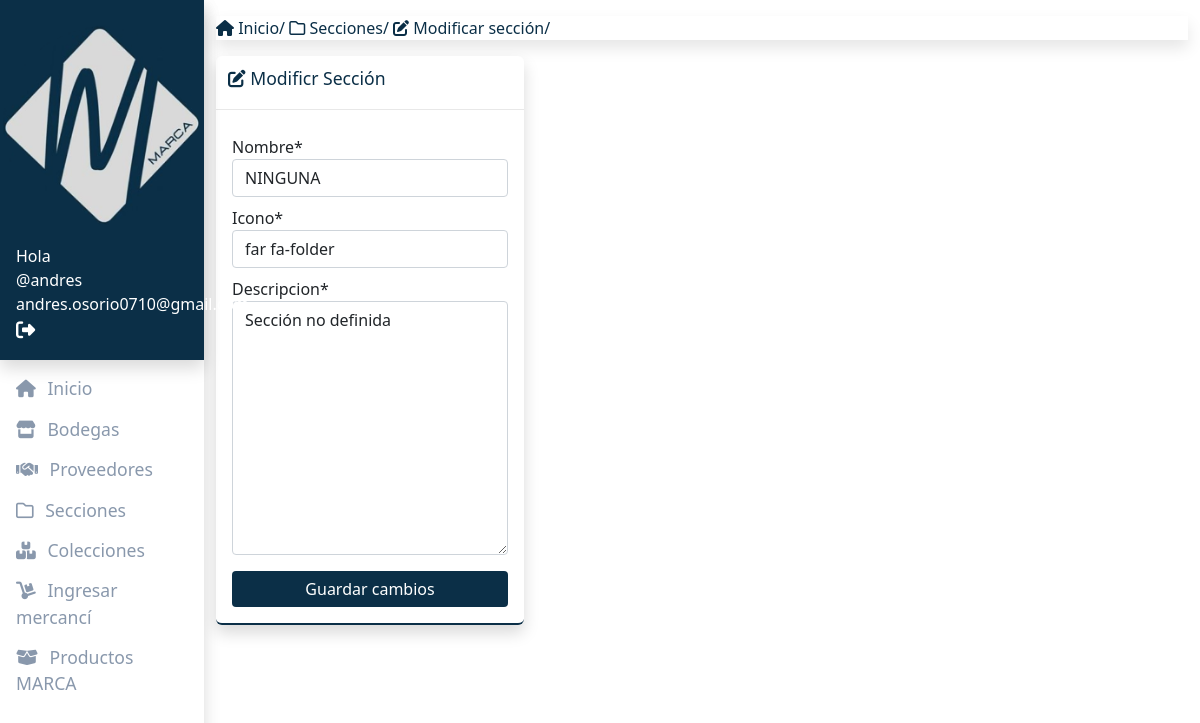
The app's page /marca/secciones/modificar/e31b896f553c4c33a1968b149d96cc8e/ (signed in) with its own data.
### seccion_app/models/seccion.py (models this page shows, shortened)
class Seccion(ParanoidModel):
    uuid = models.UUIDField(default=uuid4, editable=False, primary_key=True)
    nombre = models.CharField(max_length=50)
    icono = models.CharField(max_length=50, default='far fa-folder')
    descripcion = models.TextField()

### administracion_app/views/seccion.py (the view, shortened to what this page needs)
@permission_required('administracion_app.change_seccion')
def admin_seccion_modificar(request, uuid):
    seccion = get_object_or_404(Seccion, uuid=uuid)
    data = {'seccion': seccion, 'form': SeccionForm(instance=seccion)}
    return render(request, 'administracion_app/seccion/modificar.html', data)

### seccion_app/forms/seccion.py
class SeccionForm(forms.ModelForm):
    class Meta:
        model = Seccion
        fields = ["nombre", "icono", "descripcion"]

### administracion_app/templates/administracion_app/seccion/modificar.html (shortened to what this page needs)
{% extends 'administracion_app/seccion/base.html' %}
{% load crispy_forms_tags %}
{% block complemento_barra_superior %}
<a href="{% url 'admin_seccion_modificar' seccion.uuid %}">
    <i class="fas fa-edit"></i> Modificar sección/
</a>
{% endblock %}
{% block contenedor %}
<div class="row">
    <div class="col-md-4">
        <div class="panel shadow">
            <div class="header">
                <h2 class="title"><i class="fas fa-edit"></i> Modificr Sección</h2>
            </div>
            <div class="inside">
                <form method="POST">
                    {{ form | crispy }}
                    <div class="mtop16">
                        <div class="row">
                            <div class="col-md-12">
                                <button type="submit" class="btn btn-success"
                                    title="Modificar sección">Guardar cambios</button>
                            </div>
                        </div>
                    </div>
                </form>
            </div>
        </div>
    </div>
</div>
{% endblock %}

### administracion_app/templates/administracion_app/barra_lateral.html (shortened to what this page needs)
{% load static %}
<div class="sidebar shadow">
    <div class="section-top">
        <div class="logo">
            <img src="{% static 'administracion_app/img/logoMarca.png' %}" alt="logo" class="img-fluid" />
        </div>
        <div class="user">
            {% if user.is_authenticated %}
            <span class="subtitle">Hola</span>
            <div class="name">
                @{{user.username}} <br>
                <div class="email">{{user.email}}</div>
            </div>
            <a href="{% url 'logout' %}" data-toggle="tooltip" data-placement="top" title="Salir">
                <i class="fas fa-sign-out-alt"></i>
            </a>
            {% else %}
            <li><a href="{% url 'registro' %}">Registrarce</a></li>
            <li><a href="{% url 'login' %}">Ingresar</a></li>
            {% endif %}
        </div>
    </div>
    <div class="main">
        <ul>
            <li>
                <a href="{% url 'admin_inicio' %}"><i class="fas fa-home"></i> Inicio</a>
            </li>
            <li>
                <a href="{% url 'admin_bodega_inicio' %}">
                    <i class="fas fa-store"></i> Bodegas
                </a>
            </li>
            <li>
                <a href="{% url 'admin_proveedor_inicio' %}">
                    <i class="fas fa-handshake"></i> Proveedores
                </a>
            </li>
            <li>
                <a href="{% url 'admin_seccion_inicio' %}">
                    <i class="far fa-folder"></i> Secciones
                </a>
            </li>
            <li>
                <a href="{% url 'admin_coleccion_inicio' %}">
                    <i class="fas fa-boxes"></i> Colecciones
                </a>
            </li>
            <li>
                <a href="{% url 'admin_producto_bodega_inicio' %}">
                    <i class="fas fa-dolly"></i> Ingresar mercancí
                </a>
            </li>
            <li>
                <a href="{% url 'admin_producto_marca_inicio' %}">
                    <i class="fas fa-box-open"></i> Productos MARCA
                </a>
            </li>
        </ul>
    </div>
</div>

### administracion_app/static/administracion_app/css/administracion.css (style rules this page uses)
body { background-color: #f5f6fa; font-size: 14px; font-family: "Roboto Slab", serif; }
h1, h3, h4, h5, ul, body, html { padding: 0; margin: 0; }
.sidebar { background-color: #fff; min-height: 100vh; }
.sidebar .section-top { background-color: #0b2f47; box-shadow: 0 0.5rem 1rem rgba(0, 0, 0, 0.15); }
.sidebar .logo { display: block; margin: 0 auto; padding-top: 24px; white: 60%; }
.sidebar .user { color: #fff !important; padding: 16px; }
.sidebar .user a { color: #fff; font-size: 1.2em; }
.main { margin-top: 10px; }
.main ul { padding: 0px 0px; text-decoration: none; list-style: none; }
.main ul li { margin-bottom: 4px; text-decoration: none; }
.main ul li a { color: #8998ac; display: block; font-size: 1.1em; padding: 5px 16px; text-decoration: none; }
.main ul li a i { margin-right: 7px; text-decoration: none; }
.page .breadcrumb .breadcrumb-item a { text-decoration: none; color: #0b2f47 !important; }
.page .panel { background-color: #fff; border-radius: 6px; border-bottom: 2px solid #0b2f47; width: 100%; }
.page .panel .header { border-bottom: 1px solid #e8e8e8; }
.page .panel .header h2.title { display: inline-block; color: #0b2f47; font-size: 1.1em; padding: 12px 12px; }
.page .panel .inside { padding: 16px; }
.mtop16 { margin-top: 16px; }
.btn-success { background-color: #0b2f47 !important; border: 0 !important; width: 100%; outline: none; box-shadow: none; box-shadow: none !important; outline: none !important; }
form label { margin-top: 9px !important; }

### records on screen
Seccion: nombre "NINGUNA", icono "far fa-folder", descripcion "Sección no definida"

### other values on screen
{{ user.username }} "andres"
{{ user.email }} "andres.osorio0710@gmail.com"
